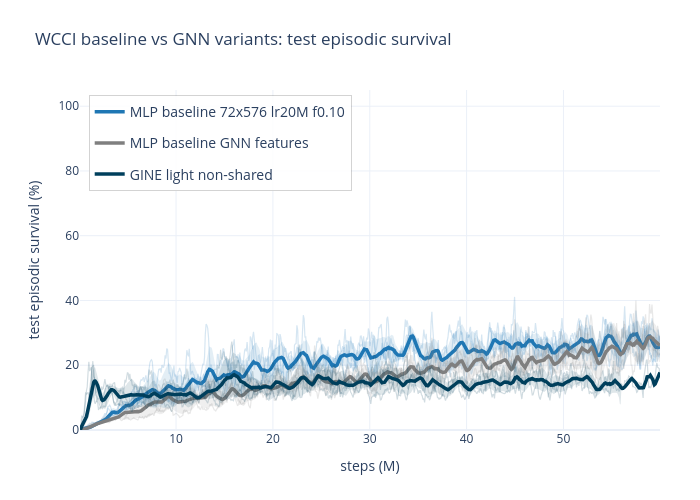

Notebook code for this chart:
### Markdown cell above
## WCCI Baseline vs GNN

### Code cell
# wcci_gnn_result = plot_wcci_comparison("WCCI GNN")
# wcci_gnn_result["fig"]
# Optional smoothing example:
wcci_gnn_result = plot_wcci_comparison("WCCI GNN", mean_rollout=True, mean_rollout_window=9, fig_size=(700, 500))

### Figure 1 — Plotly figure (JSON) as saved in the notebook; plotly's stock layout.template omitted (floating-point values rounded to 4 significant figures; data arrays with more than 128 entries replaced by an {"elided": "..."} marker saying what was removed)
{"data": [{"hovertemplate": "<b>MLP baseline 72x576 lr20M f0.10</b><br>run=wcci_mlp_baseline_72x576_lr20m_f010_s0<br>step=%{x:.2f}M<br>survival=%{y:.2f}%<extra></extra>", "legendgroup": "MLP baseline 72x576 lr20M f0.10", "line": {"color": "#1f77b4", "width": 1.2}, "mode": "lines", "name": "MLP baseline 72x576 lr20M f0.10 seed 0", "opacity": 0.18, "showlegend": false, "type": "scatter", "x": {"elided": "723 float values"}, "y": {"elided": "723 float values"}}, {"hovertemplate": "<b>MLP baseline 72x576 lr20M f0.10</b><br>run=wcci_mlp_baseline_72x576_lr20m_f010_s1<br>step=%{x:.2f}M<br>survival=%{y:.2f}%<extra></extra>", "legendgroup": "MLP baseline 72x576 lr20M f0.10", "line": {"color": "#1f77b4", "width": 1.2}, "mode": "lines", "name": "MLP baseline 72x576 lr20M f0.10 seed 1", "opacity": 0.18, "showlegend": false, "type": "scatter", "x": {"elided": "723 float values"}, "y": {"elided": "723 float values"}}, {"hovertemplate": "<b>MLP baseline 72x576 lr20M f0.10</b><br>run=wcci_mlp_baseline_72x576_lr20m_f010_s2<br>step=%{x:.2f}M<br>survival=%{y:.2f}%<extra></extra>", "legendgroup": "MLP baseline 72x576 lr20M f0.10", "line": {"color": "#1f77b4", "width": 1.2}, "mode": "lines", "name": "MLP baseline 72x576 lr20M f0.10 seed 2", "opacity": 0.18, "showlegend": false, "type": "scatter", "x": {"elided": "723 float values"}, "y": {"elided": "723 float values"}}, {"fill": "toself", "fillcolor": "#1f77b4", "hoverinfo": "skip", "legendgroup": "MLP baseline 72x576 lr20M f0.10", "line": {"color": "rgba(255,255,255,0)"}, "opacity": 0.12, "showlegend": false, "type": "scatter", "x": {"elided": "1446 float values"}, "y": {"elided": "1446 float values"}}, {"customdata": {"elided": "723x2 mixed values"}, "hovertemplate": "<b>MLP baseline 72x576 lr20M f0.10</b><br>step=%{x:.2f}M<br>mean survival=%{y:.2f}%<br>n_seeds=%{customdata[0]}<br>seeds=%{customdata[1]}<extra></extra>", "legendgroup": "MLP baseline 72x576 lr20M f0.10", "line": {"color": "#1f77b4", "width": 3.5}, "mode": "lines", "name": "MLP baseline 72x576 lr20M f0.10", "type": "scatter", "x": {"elided": "723 float values"}, "y": {"elided": "723 float values"}}, {"hovertemplate": "<b>MLP baseline GNN features</b><br>run=wcci_baseline_gnn_features_72x576_s0<br>step=%{x:.2f}M<br>survival=%{y:.2f}%<extra></extra>", "legendgroup": "MLP baseline GNN features", "line": {"color": "#7f7f7f", "width": 1.2}, "mode": "lines", "name": "MLP baseline GNN features seed 0", "opacity": 0.18, "showlegend": false, "type": "scatter", "x": {"elided": "723 float values"}, "y": {"elided": "723 float values"}}, {"hovertemplate": "<b>MLP baseline GNN features</b><br>run=wcci_baseline_gnn_features_72x576_s1<br>step=%{x:.2f}M<br>survival=%{y:.2f}%<extra></extra>", "legendgroup": "MLP baseline GNN features", "line": {"color": "#7f7f7f", "width": 1.2}, "mode": "lines", "name": "MLP baseline GNN features seed 1", "opacity": 0.18, "showlegend": false, "type": "scatter", "x": {"elided": "723 float values"}, "y": {"elided": "723 float values"}}, {"hovertemplate": "<b>MLP baseline GNN features</b><br>run=wcci_baseline_gnn_features_72x576_s2<br>step=%{x:.2f}M<br>survival=%{y:.2f}%<extra></extra>", "legendgroup": "MLP baseline GNN features", "line": {"color": "#7f7f7f", "width": 1.2}, "mode": "lines", "name": "MLP baseline GNN features seed 2", "opacity": 0.18, "showlegend": false, "type": "scatter", "x": {"elided": "723 float values"}, "y": {"elided": "723 float values"}}, {"fill": "toself", "fillcolor": "#7f7f7f", "hoverinfo": "skip", "legendgroup": "MLP baseline GNN features", "line": {"color": "rgba(255,255,255,0)"}, "opacity": 0.12, "showlegend": false, "type": "scatter", "x": {"elided": "1446 float values"}, "y": {"elided": "1446 float values"}}, {"customdata": {"elided": "723x2 mixed values"}, "hovertemplate": "<b>MLP baseline GNN features</b><br>step=%{x:.2f}M<br>mean survival=%{y:.2f}%<br>n_seeds=%{customdata[0]}<br>seeds=%{customdata[1]}<extra></extra>", "legendgroup": "MLP baseline GNN features", "line": {"color": "#7f7f7f", "width": 3.5}, "mode": "lines", "name": "MLP baseline GNN features", "type": "scatter", "x": {"elided": "723 float values"}, "y": {"elided": "723 float values"}}, {"hovertemplate": "<b>GINE light non-shared</b><br>run=wcci_gine_light_nonshared_72x576_s0<br>step=%{x:.2f}M<br>survival=%{y:.2f}%<extra></extra>", "legendgroup": "GINE light non-shared", "line": {"color": "#003f5c", "width": 1.2}, "mode": "lines", "name": "GINE light non-shared seed 0", "opacity": 0.18, "showlegend": false, "type": "scatter", "x": {"elided": "666 float values"}, "y": {"elided": "666 float values"}}, {"hovertemplate": "<b>GINE light non-shared</b><br>run=wcci_gine_light_nonshared_72x576_s1<br>step=%{x:.2f}M<br>survival=%{y:.2f}%<extra></extra>", "legendgroup": "GINE light non-shared", "line": {"color": "#003f5c", "width": 1.2}, "mode": "lines", "name": "GINE light non-shared seed 1", "opacity": 0.18, "showlegend": false, "type": "scatter", "x": {"elided": "610 float values"}, "y": {"elided": "610 float values"}}, {"hovertemplate": "<b>GINE light non-shared</b><br>run=wcci_gine_light_nonshared_72x576_s2<br>step=%{x:.2f}M<br>survival=%{y:.2f}%<extra></extra>", "legendgroup": "GINE light non-shared", "line": {"color": "#003f5c", "width": 1.2}, "mode": "lines", "name": "GINE light non-shared seed 2", "opacity": 0.18, "showlegend": false, "type": "scatter", "x": {"elided": "723 float values"}, "y": {"elided": "723 float values"}}, {"fill": "toself", "fillcolor": "#003f5c", "hoverinfo": "skip", "legendgroup": "GINE light non-shared", "line": {"color": "rgba(255,255,255,0)"}, "opacity": 0.12, "showlegend": false, "type": "scatter", "x": {"elided": "1446 float values"}, "y": {"elided": "1446 float values"}}, {"customdata": {"elided": "723x2 mixed values"}, "hovertemplate": "<b>GINE light non-shared</b><br>step=%{x:.2f}M<br>mean survival=%{y:.2f}%<br>n_seeds=%{customdata[0]}<br>seeds=%{customdata[1]}<extra></extra>", "legendgroup": "GINE light non-shared", "line": {"color": "#003f5c", "width": 3.5}, "mode": "lines", "name": "GINE light non-shared", "type": "scatter", "x": {"elided": "723 float values"}, "y": {"elided": "723 float values"}}], "layout": {"height": 500, "hovermode": "x unified", "legend": {"bgcolor": "rgba(255,255,255,0.88)", "bordercolor": "rgba(80,80,80,0.25)", "borderwidth": 1, "font": {"size": 14}, "x": 0.015, "xanchor": "left", "y": 0.985, "yanchor": "top"}, "margin": {"b": 70, "l": 80, "r": 40, "t": 90}, "title": {"text": "WCCI baseline vs GNN variants: test episodic survival"}, "width": 700, "xaxis": {"title": {"text": "steps (M)"}}, "yaxis": {"range": [0, 105], "title": {"text": "test episodic survival (%)"}}}}
